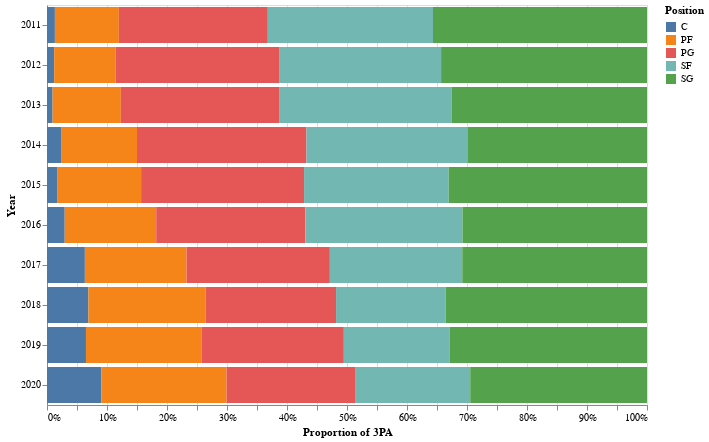

This figure's notebook cell:
### Code cell
alt.Chart(data).mark_bar().encode(
    x=alt.X('value', stack="normalize", title = 'Proportion of 3PA'),
    y='Year',
    color= alt.Color('variable', title = 'Position')
).properties(width = 600, height = 400)

### Figure 1 — Vega-Lite specification as saved in the notebook (floating-point values rounded to 4 significant figures)
{"config": {"view": {"continuousWidth": 400, "continuousHeight": 300}}, "data": {"name": "data-21913db53f026bc024924e9cce64b398"}, "mark": "bar", "encoding": {"color": {"type": "nominal", "field": "variable", "title": "Position"}, "x": {"type": "quantitative", "field": "value", "stack": "normalize", "title": "Proportion of 3PA"}, "y": {"type": "nominal", "field": "Year"}}, "height": 400, "width": 600, "$schema": "https://vega.github.io/schema/vega-lite/v4.8.1.json", "datasets": {"data-21913db53f026bc024924e9cce64b398": [{"Year": "2011", "variable": "C", "value": 0.01314}, {"Year": "2012", "variable": "C", "value": 0.01197}, {"Year": "2013", "variable": "C", "value": 0.009335}, {"Year": "2014", "variable": "C", "value": 0.02442}, {"Year": "2015", "variable": "C", "value": 0.01767}, {"Year": "2016", "variable": "C", "value": 0.02955}, {"Year": "2017", "variable": "C", "value": 0.06311}, {"Year": "2018", "variable": "C", "value": 0.06901}, {"Year": "2019", "variable": "C", "value": 0.06496}, {"Year": "2020", "variable": "C", "value": 0.09037}, {"Year": "2011", "variable": "PF", "value": 0.1066}, {"Year": "2012", "variable": "PF", "value": 0.1025}, {"Year": "2013", "variable": "PF", "value": 0.1137}, {"Year": "2014", "variable": "PF", "value": 0.1256}, {"Year": "2015", "variable": "PF", "value": 0.1392}, {"Year": "2016", "variable": "PF", "value": 0.1525}, {"Year": "2017", "variable": "PF", "value": 0.1694}, {"Year": "2018", "variable": "PF", "value": 0.1953}, {"Year": "2019", "variable": "PF", "value": 0.1924}, {"Year": "2020", "variable": "PF", "value": 0.2088}, {"Year": "2011", "variable": "PG", "value": 0.2482}, {"Year": "2012", "variable": "PG", "value": 0.2723}, {"Year": "2013", "variable": "PG", "value": 0.2647}, {"Year": "2014", "variable": "PG", "value": 0.2824}, {"Year": "2015", "variable": "PG", "value": 0.2716}, {"Year": "2016", "variable": "PG", "value": 0.2487}, {"Year": "2017", "variable": "PG", "value": 0.2389}, {"Year": "2018", "variable": "PG", "value": 0.2174}, {"Year": "2019", "variable": "PG", "value": 0.2373}, {"Year": "2020", "variable": "PG", "value": 0.2153}, {"Year": "2011", "variable": "SF", "value": 0.2753}, {"Year": "2012", "variable": "SF", "value": 0.2701}, {"Year": "2013", "variable": "SF", "value": 0.287}, {"Year": "2014", "variable": "SF", "value": 0.2692}, {"Year": "2015", "variable": "SF", "value": 0.2409}, {"Year": "2016", "variable": "SF", "value": 0.2618}, {"Year": "2017", "variable": "SF", "value": 0.2207}, {"Year": "2018", "variable": "SF", "value": 0.1828}, {"Year": "2019", "variable": "SF", "value": 0.1761}, {"Year": "2020", "variable": "SF", "value": 0.1909}, {"Year": "2011", "variable": "SG", "value": 0.3567}, {"Year": "2012", "variable": "SG", "value": 0.3432}, {"Year": "2013", "variable": "SG", "value": 0.3252}, {"Year": "2014", "variable": "SG", "value": 0.2984}, {"Year": "2015", "variable": "SG", "value": 0.3306}, {"Year": "2016", "variable": "SG", "value": 0.3075}, {"Year": "2017", "variable": "SG", "value": 0.3079}, {"Year": "2018", "variable": "SG", "value": 0.3355}, {"Year": "2019", "variable": "SG", "value": 0.3292}, {"Year": "2020", "variable": "SG", "value": 0.2946}]}}
